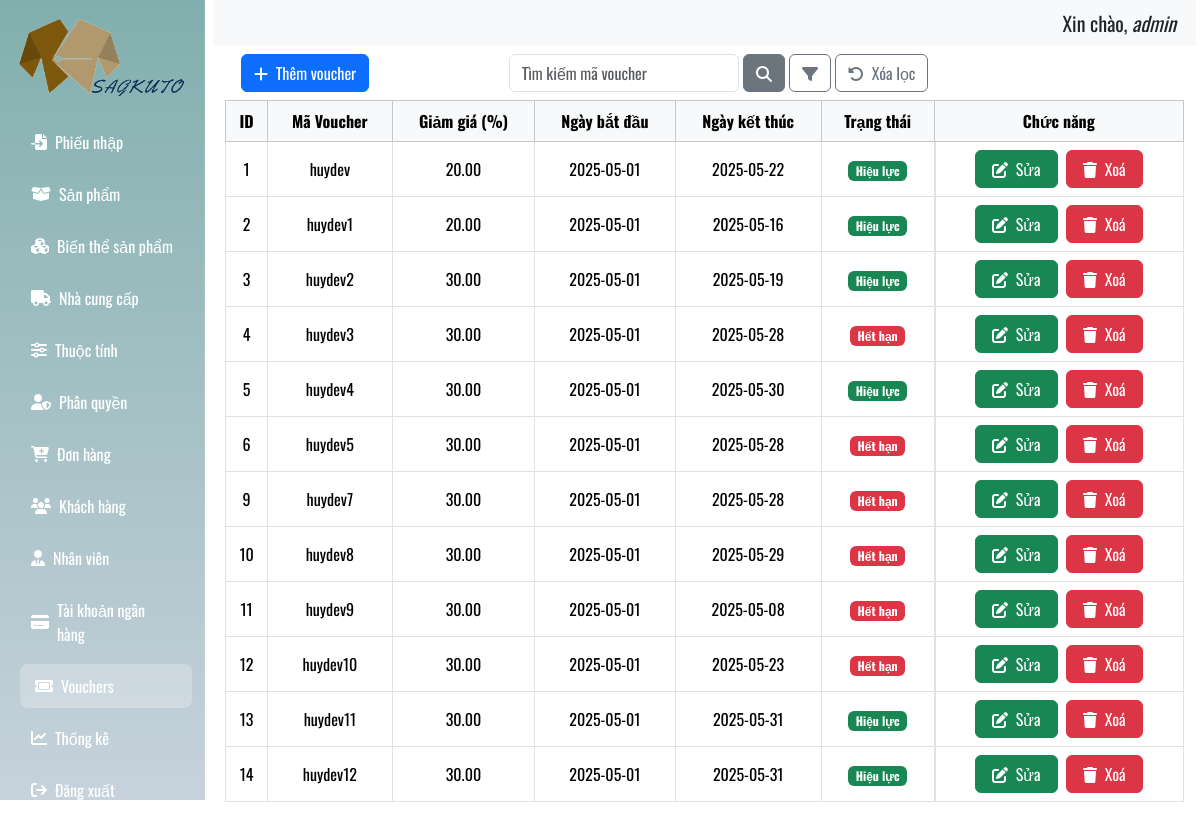
Page /admin/index.php?page=vouchers&pageadmin=1 (signed in) on the committed database.
### tables this page shows
CREATE TABLE `users` (
  `user_id` int(11) NOT NULL,
  `name` varchar(100) NOT NULL,
  `password` varchar(255) NOT NULL,
  `email` varchar(100) DEFAULT NULL,
  `phone` varchar(20) DEFAULT NULL,
  `role_id` int(11) DEFAULT NULL,
  `status` tinyint(4) DEFAULT 1,
  `otp` varchar(6) DEFAULT NULL,
  `otp_expired_at` datetime DEFAULT NULL
);

CREATE TABLE `vouchers` (
  `voucher_id` int(11) NOT NULL,
  `code` varchar(50) NOT NULL,
  `discount` decimal(10,2) NOT NULL,
  `start_date` date DEFAULT NULL,
  `end_date` date DEFAULT NULL,
  `status` enum('active','inactive') DEFAULT 'active'
);

### database/DBConnection.php (called while the page is built, shortened)
<?php
class DBConnect
{
    private static $instance = null;
    private $pdo;
    private $host = 'localhost';
    private $dbname = 'db_web_quanao';
    private $username = 'root';
    private $password = '';
    private function __construct()
    {
        try {
            $this->pdo = new PDO(
                "mysql:host={$this->host};dbname={$this->dbname};charset=utf8",
                $this->username,
                $this->password
            );
            $this->pdo->setAttribute(PDO::ATTR_ERRMODE, PDO::ERRMODE_EXCEPTION);
            $this->pdo->setAttribute(PDO::ATTR_DEFAULT_FETCH_MODE, PDO::FETCH_ASSOC);
        } catch (PDOException $e) {
            die("Kết nối thất bại: " . $e->getMessage());
        }
    }
    public static function getInstance()
    {
        if (self::$instance === null) {
            self::$instance = new DBConnect();
        }
        return self::$instance;
    }
    public function select($sql, $params = [])
    {
        $stmt = $this->pdo->prepare($sql);
        $stmt->execute($params);
        return $stmt->fetchAll();
    }
}

### admin/ajax/permission_helper.php (called while the page is built, shortened)
<?php
function hasPermission($permission_name, $action = 'read') {
    $role_id = $_SESSION['role_id'] ?? null;
    $db = DBConnect::getInstance();
    $query = "
        SELECT 1 FROM role_permission_details rpd
        JOIN permissions p ON rpd.permission_id = p.permission_id
        WHERE rpd.role_id = ? AND p.name = ? AND rpd.action = ?
        LIMIT 1
    ";
    $result = $db->select($query, [$role_id, $permission_name, $action]);
    return !empty($result);
}

### admin/layout/vouchers.php (the view, shortened to what this page needs)
<?php
require_once '../database/DBConnection.php';
$db = DBConnect::getInstance();
$filter = '';
$params = [];
$sql = "SELECT * FROM vouchers WHERE 1 $filter ORDER BY voucher_id ASC";
$vouchers = $db->select($sql, $params);
?>
<div class="top-bar">
    <div class="left-group">
        <?php if (hasPermission('Quản lý thuộc tính', 'write')): ?>
            <button class="btn btn-primary rounded-2" data-bs-toggle="modal" data-bs-target="#modalThemVoucher">
                <i class="fa-solid fa-plus me-1"></i> Thêm voucher
            </button>
        <?php endif; ?>
    </div>
    <div class="search-filter-group">
        <input type="text" class="form-control" placeholder="Tìm kiếm mã voucher" id="searchVoucher" />
        <button class="btn btn-secondary" id="btnSearchVoucher" type="button" style="pointer-events:auto;">
            <i class="fa-solid fa-search"></i>
        </button>
        <button class="btn btn-outline-secondary rounded" id="btnToggleFilterVoucher">
            <i class="fa fa-filter"></i>
        </button>
        <button type="button" class="btn btn-outline-secondary" id="btnClearFilterVoucher">
            <i class="fa-solid fa-rotate-left me-1"></i> Xóa lọc
        </button>
    </div>
</div>
<div class="table-responsive">
    <table class="table table-bordered align-middle text-center">
        <thead class="table-light">
            <tr>
                <th>ID</th>
                <th>Mã Voucher</th>
                <th>Giảm giá (%)</th>
                <th>Ngày bắt đầu</th>
                <th>Ngày kết thúc</th>
                <th>Trạng thái</th>
                <?php if (hasPermission('Quản lý thuộc tính', 'write') || hasPermission('Quản lý thuộc tính', 'delete')): ?>
                    <th>Chức năng</th>
                <?php endif; ?>
            </tr>
        </thead>
        <tbody>
            <?php foreach ($vouchers as $voucher): ?>
                <tr>
                    <td><?= $voucher['voucher_id'] ?></td>
                    <td><?= htmlspecialchars($voucher['code']) ?></td>
                    <td><?= $voucher['discount'] ?></td>
                    <td><?= $voucher['start_date'] ?></td>
                    <td><?= $voucher['end_date'] ?></td>
                    <td>
                        <?php
                        $today = date('Y-m-d');
                        echo ($voucher['status'] === 'inactive' || $voucher['end_date'] < $today)
                            ? '<span class="badge bg-danger">Hết hạn</span>'
                            : '<span class="badge bg-success">Hiệu lực</span>';
                        ?>
                    </td>
                    <?php if (hasPermission('Quản lý thuộc tính', 'write') || hasPermission('Quản lý thuộc tính', 'delete')): ?>
                        <td class="d-flex justify-content-center gap-2">
                            <?php if (hasPermission('Quản lý thuộc tính', 'write')): ?>
                                <button class="btn btn-success rounded-2 px-3" data-bs-toggle="modal" data-bs-target="#editModal<?= $voucher['voucher_id'] ?>">
                                    <i class="fa-solid fa-pen-to-square me-1"></i> Sửa
                                </button>
                            <?php endif; ?>
                            <?php if (hasPermission('Quản lý thuộc tính', 'delete')): ?>
                                <button class="btn btn-danger rounded-2 px-3" onclick="deleteVoucher(<?= $voucher['voucher_id'] ?>)">
                                    <i class="fa-solid fa-trash me-1"></i> Xoá
                                </button>
                            <?php endif; ?>
                        </td>
                    <?php endif; ?>
                </tr>
            <?php endforeach ?>
        </tbody>
    </table>
</div>
</div>

### admin/index.php (shortened to what this page needs)
<?php
require_once __DIR__ . '/ajax/permission_helper.php';
?>
<!DOCTYPE html>
<html lang="en">
<head>
    <link href="https://cdn.jsdelivr.net/npm/bootstrap@5.3.5/dist/css/bootstrap.min.css" rel="stylesheet">
    <link rel="stylesheet" href="https://cdnjs.cloudflare.com/ajax/libs/font-awesome/6.7.2/css/all.min.css" />
    <link rel="stylesheet" href="./assets/css/sanpham.css">
    <link href="https://cdn.jsdelivr.net/npm/select2@4.1.0-rc.0/dist/css/select2.min.css" rel="stylesheet" />
    <link rel="stylesheet" href="https://cdn.jsdelivr.net/npm/sweetalert2@11/dist/sweetalert2.min.css">
    <link rel="stylesheet" href="../assets/fonts/font.css">
</head>
<body>
    <section class="d-flex position-relative">
        <?php
        $user_id = $_SESSION['admin_id'] ?? null;
        if ($user_id) {
            require_once(__DIR__ . '../../database/DBConnection.php');
            $db = DBConnect::getInstance();
            $stmt = $db->select("SELECT name FROM users WHERE user_id = ?", [$user_id]);
            if ($stmt) {
                $name = $stmt[0]['name'];
            } else {
                $name = "Không tìm thấy người dùng";
            }
        } else {
            $name = "Chưa đăng nhập";
        }
        $currentPage = $_GET['page'] ?? '';
        ?>
        <nav class="nav-left text-white p-3">
            <div class="text-center mb-4">
                <img src="../../assets/img/logo_favicon/logo.png" alt="logo" class="img-fluid" style="height:80px; width:100%;">
            </div>
            <ul class="nav flex-column">
                <?php if (hasPermission('Quản lý đơn nhập')): ?>
                    <li class="nav-item mb-2">
                        <a class="nav-link text-white d-flex align-items-center gap-2 <?= $currentPage === 'phieunhap' ? 'active' : '' ?>" href="index.php?page=phieunhap&pageadmin=1">
                            <i class="fa-solid fa-file-import"></i> <span>Phiếu nhập</span>
                        </a>
                    </li>
                <?php endif; ?>
                <?php if (hasPermission('Quản lý sản phẩm')): ?>
                    <li class="nav-item mb-2">
                        <a class="nav-link text-white d-flex align-items-center gap-2 <?= $currentPage === 'sanpham' ? 'active' : '' ?>" href="index.php?page=sanpham&pageadmin=1">
                            <i class="fa-solid fa-box-open"></i> <span>Sản phẩm</span>
                        </a>
                    </li>
                <?php endif; ?>
                <?php if (hasPermission('Quản lý sản phẩm')): ?>
                    <li class="nav-item mb-2">
                        <a class="nav-link text-white d-flex align-items-center gap-2 <?= $currentPage === 'bienthe' ? 'active' : '' ?>" href="index.php?page=bienthe&pageadmin=1">
                            <i class="fa-solid fa-cubes"></i> <span>Biến thể sản phẩm</span>
                        </a>
                    </li>
                <?php endif; ?>
                <?php if (hasPermission('Quản lý nhà cung cấp')): ?>
                    <li class="nav-item mb-2">
                        <a class="nav-link text-white d-flex align-items-center gap-2 <?= $currentPage === 'nhacungcap' ? 'active' : '' ?>" href="index.php?page=nhacungcap&pageadmin=1">
                            <i class="fas fa-truck"></i> <span>Nhà cung cấp</span>
                        </a>
                    </li>
                <?php endif; ?>
                <?php if (hasPermission('Quản lý thuộc tính')): ?>
                    <li class="nav-item mb-2">
                        <a class="nav-link text-white d-flex align-items-center gap-2 <?= $currentPage === 'thuoctinh' ? 'active' : '' ?>" href="index.php?page=thuoctinh&pageadmin=1">
                            <i class="fas fa-sliders-h"></i> <span>Thuộc tính</span>
                        </a>
                    </li>
                <?php endif; ?>
                <?php if (hasPermission('Quản lý quyền')): ?>
                    <li class="nav-item mb-2">
                        <a class="nav-link text-white d-flex align-items-center gap-2 <?= $currentPage === 'phanquyen' ? 'active' : '' ?>" href="index.php?page=phanquyen&pageadmin=1">
                            <i class="fas fa-user-shield"></i> <span>Phân quyền</span>
                        </a>
                    </li>
                <?php endif; ?>
                <?php if (hasPermission('Quản lý đơn hàng')): ?>
                    <li class="nav-item mb-2">
                        <a class="nav-link text-white d-flex align-items-center gap-2 <?= $currentPage === 'donhang' ? 'active' : '' ?>" href="index.php?page=donhang&pageadmin=1">
                            <i class="fa fa-cart-plus"></i> <span>Đơn hàng</span>
                        </a>
                    </li>
                <?php endif; ?>
                <?php if (hasPermission('Quản lý khách hàng')): ?>
                    <li class="nav-item mb-2">
                        <a class="nav-link text-white d-flex align-items-center gap-2 <?= $currentPage === 'khachhang' ? 'active' : '' ?>" href="index.php?page=khachhang&pageadmin=1">
                            <i class="fa-solid fa-users"></i> <span>Khách hàng</span>
                        </a>
                    </li>
                <?php endif; ?>
                <?php if (hasPermission('Quản lý nhân viên')): ?>
                    <li class="nav-item mb-2">
                        <a class="nav-link text-white d-flex align-items-center gap-2 <?= $currentPage === 'nhanvien' ? 'active' : '' ?>" href="index.php?page=nhanvien&pageadmin=1">
                            <i class="fa-solid fa-user-tie"></i> <span>Nhân viên</span>
                        </a>
                    </li>
                <?php endif; ?>
                <?php if (hasPermission('Quản lý tài khoản ngân hàng')): ?>
                    <li class="nav-item mb-2">
                        <a class="nav-link text-white d-flex align-items-center gap-2 <?= $currentPage === 'taikhoannganhang' ? 'active' : '' ?>" href="index.php?page=taikhoannganhang&pageadmin=1">
                            <i class="fa-solid fa-credit-card"></i> <span>Tài khoản ngân hàng</span>
                        </a>
                    </li>
                <?php endif; ?>
                <?php if (hasPermission('Quản lý thuộc tính')): ?>
                    <li class="nav-item mb-2">
                        <a class="nav-link text-white d-flex align-items-center gap-2 <?= $currentPage === 'vouchers' ? 'active' : '' ?>" href="index.php?page=vouchers&pageadmin=1">
                            <i class="fa-solid fa-ticket"></i> <span>Vouchers</span>
                        </a>
                    </li>
                <?php endif; ?>
                <?php if (hasPermission('Xem báo cáo')): ?>
                    <li class="nav-item mb-2">
                        <a class="nav-link text-white d-flex align-items-center gap-2 <?= $currentPage === 'thongke' ? 'active' : '' ?>" href="index.php?page=thongke&pageadmin=1">
                            <i class="fas fa-chart-line"></i> <span>Thống kê</span>
                        </a>
                    </li>
                <?php endif; ?>
                <li class="nav-item mb-2">
                    <a class="nav-link text-white d-flex align-items-center gap-2" href="index.php?action=logout">
                        <i class="fa-solid fa-sign-out"></i> <span>Đăng xuất</span>
                    </a>
                </li>
            </ul>
        </nav>
        <div class="quanlysp flex-fill me-3">
            <div class="infouser row p-2" style="background-color: #f8f9fa;">
                <div class="col-md text-end">
                    <p class="mb-0 fs-5">Xin chào, <i><?= htmlspecialchars($name) ?></i></p>
                </div>
            </div>
            <?php
            if (isset($_GET['page'])) {
                $page = $_GET['page'];
                switch ($page) {
                    case 'vouchers':
                        include '../admin/layout/vouchers.php';
                        break;
                }
            }
            ?>
    </section>
    <link href="https://cdn.jsdelivr.net/npm/select2@4.1.0-rc.0/dist/css/select2.min.css" rel="stylesheet" />
</body>
</html>

### admin/assets/css/sanpham.css (style rules this page uses)
.nav-left { position: fixed; top: 0; left: 0; width: 205px; height: 100vh; background-color: #f8f9fa; z-index: 1000; overflow-y: auto; border-right: 1px solid #dee2e6; }
.quanlysp { margin-left: 225px; }
button { transition: transform 0.3s cubic-bezier(0.4, 0, 0.2, 1); will-change: transform; }
.nav-left { height: 100vh; background: linear-gradient(180deg, #81afae, #c7d2dc); color: white; border-right: 1px solid rgba(255, 255, 255, 0.1); }
.nav-left .nav-link { font-size: 16px; padding: 10px 15px; border-radius: 8px; transition: background-color 0.2s, transform 0.2s; }
.nav-left .nav-link.active { background-color: rgba(255, 255, 255, 0.25); transform: translateX(4px); }

### admin/layout/vouchers.php (style rules this page uses)
.top-bar { display: flex; align-items: center; justify-content: space-between; padding: 0.5rem 1rem; }
.search-filter-group { display: flex; align-items: center; gap: 0.25rem; width: 420px; margin: 0 auto; }
#searchVoucher { flex: 1; }
.left-group { flex-shrink: 0; }

### rows in the picture
users: name "admin"
vouchers: voucher_id "1", code "huydev", discount "20.00", start_date "2025-05-01", end_date "2025-05-22", status "Hiệu lực"
vouchers: voucher_id "2", code "huydev1", discount "20.00", start_date "2025-05-01", end_date "2025-05-16", status "Hiệu lực"
vouchers: voucher_id "3", code "huydev2", discount "30.00", start_date "2025-05-01", end_date "2025-05-19", status "Hiệu lực"
vouchers: voucher_id "4", code "huydev3", discount "30.00", start_date "2025-05-01", end_date "2025-05-28", status "Hết hạn"
vouchers: voucher_id "5", code "huydev4", discount "30.00", start_date "2025-05-01", end_date "2025-05-30", status "Hiệu lực"
vouchers: voucher_id "6", code "huydev5", discount "30.00", start_date "2025-05-01", end_date "2025-05-28", status "Hết hạn"
vouchers: voucher_id "9", code "huydev7", discount "30.00", start_date "2025-05-01", end_date "2025-05-28", status "Hết hạn"
vouchers: voucher_id "10", code "huydev8", discount "30.00", start_date "2025-05-01", end_date "2025-05-29", status "Hết hạn"
vouchers: voucher_id "11", code "huydev9", discount "30.00", start_date "2025-05-01", end_date "2025-05-08", status "Hết hạn"
vouchers: voucher_id "12", code "huydev10", discount "30.00", start_date "2025-05-01", end_date "2025-05-23", status "Hết hạn"
vouchers: voucher_id "13", code "huydev11", discount "30.00", start_date "2025-05-01", end_date "2025-05-31", status "Hiệu lực"
vouchers: voucher_id "14", code "huydev12", discount "30.00", start_date "2025-05-01", end_date "2025-05-31", status "Hiệu lực"
